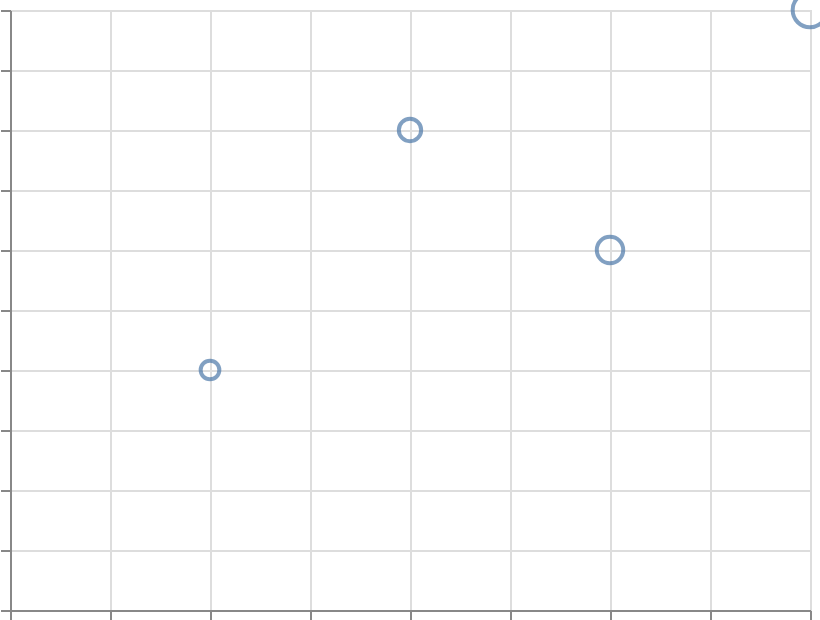

Write the Vega-Lite specification saved for this chart.
### Vega-Lite specification from a JSON file in a GitHub repository (floating-point values rounded to 4 significant figures)
{"$schema": "https://vega.github.io/schema/vega-lite/v6.json", "width": 400, "height": 300, "padding": 5, "autosize": "none", "data": {"name": "table", "values": [{"x": 1, "y": 2, "size": 30}, {"x": 2, "y": 4, "size": 60}, {"x": 3, "y": 3, "size": 100}, {"x": 4, "y": 5, "size": 200}]}, "mark": "point", "encoding": {"x": {"field": "x", "type": "quantitative"}, "y": {"field": "y", "type": "quantitative"}, "size": {"field": "size", "type": "quantitative", "scale": {"domain": [0, 200], "range": [50, 300]}, "legend": null}}}
